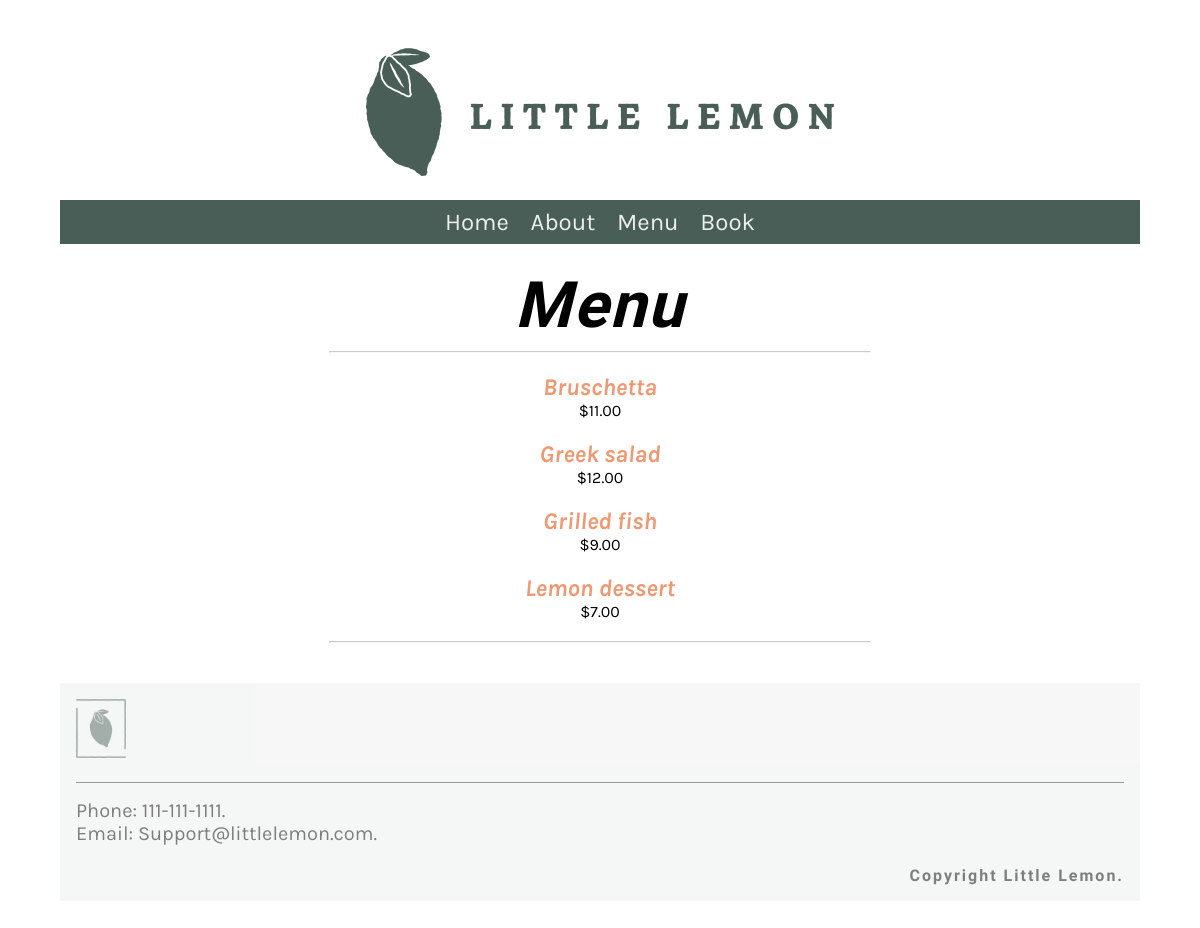
The app's page /menu/ with its own data.
### restaurant/models.py (models this page shows, shortened)
class MenuItem(models.Model):
    name = models.CharField(max_length=200, default='NA')
    price = models.IntegerField()
    description = models.TextField(max_length=1000, default='No Description')
    category = models.ForeignKey(Category, on_delete= models.PROTECT)

### restaurant/views.py (the view)
# urls.py: path('menu/', views.menu, name = 'menu'),
def menu(request):
    menu_model = MenuItem.objects.all().order_by('name')
    menu_data = { 'menu': menu_model }
    return render(request, 'menu.html', menu_data)

### templates/menu.html
{% extends 'base.html' %}
{% load static %}
{% block content %}
<div align="center">
    <h1 style="font-style: oblique; ">Menu</h1>
    <hr style="width: 50%; opacity: 50%;">
    <div class="column">
       {% for item in menu %}
            <p>
                <a href="{% url 'menu_item' pk=item.pk %}"><span style="font-style: oblique;
                 font-weight: bold; font-size: x-large;">{{item.name}}</span>
                 </a>
                <span class="menu-price">
                    ${{item.price}}.00
                </span>
            </p>
        {% endfor %}
        <hr style = "width:50%; opacity: 50%;">
    </div>
</div>
{% endblock%}

### restaurant/static/css/style.css (style rules this page uses)
body { font-family: 'Karla', sans-serif; margin-top: 3rem; margin-bottom: 3rem; margin-left: 5%; margin-right: 5%; }
h1, h2, h3, h4, h5, h6 { font-family: 'Markazi Text', serif; letter-spacing: 2px;; }
h1 { font-size: 4rem; margin-top: 1.5rem; margin-bottom: 0; }
p, ul { font-size: 1.25rem;; }
a { color: #EE9972; text-decoration: none; }
.column { flex-basis: 50%; margin-bottom: 1rem; padding-bottom: 1rem; }
.menu-price { display: block; font-size: 1rem; }

### records on screen
MenuItem: name "Bruschetta", price "11"
MenuItem: name "Greek salad", price "12"
MenuItem: name "Grilled fish", price "9"
MenuItem: name "Lemon dessert", price "7"
